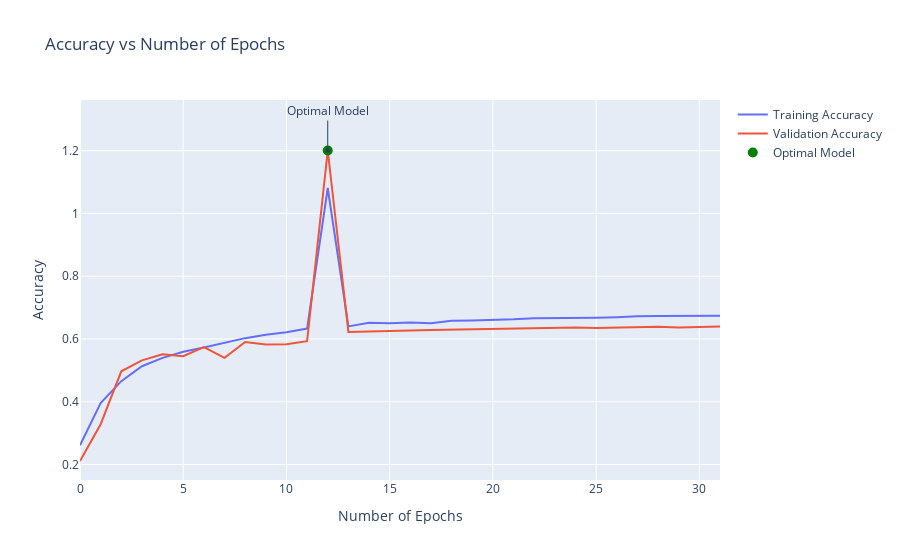

The notebook cell this image was saved under:
### Code cell
import plotly.graph_objects as go

best_epoch = len(history)
if earlyStoppingCallback.stopped_epoch != None:
    best_epoch = earlyStoppingCallback.stopped_epoch + 1
history.loc[best_epoch] = [history.loc[best_epoch-1, 'accuracy'], 
                           history.loc[best_epoch-1, 'loss'], 
                           history.loc[best_epoch-1, 'val_accuracy'], 
                           history.loc[best_epoch-1, 'val_loss']]

fig = go.Figure()

fig.add_trace(go.Scatter(x=history.index, y=history['accuracy'], mode='lines', name='Training Accuracy'))
fig.add_trace(go.Scatter(x=history.index, y=history['val_accuracy'], mode='lines', name='Validation Accuracy'))

# Menambahkan bullet point pada titik optimal
fig.add_trace(go.Scatter(x=[best_epoch], y=[history.loc[best_epoch, 'val_accuracy']], mode='markers', name='Optimal Model',
                         marker=dict(color='green', size=10, symbol='circle')))

fig.update_xaxes(title="Number of Epochs")
fig.update_yaxes(title="Accuracy")
fig.update_layout(showlegend=True,
                  title='Accuracy vs Number of Epochs',
                  xaxis_title='Number of Epochs',
                  yaxis_title='Accuracy',
                  annotations=[
                      dict(
                          x=best_epoch,
                          y=history.loc[best_epoch, 'val_accuracy'],
                          xref="x",
                          yref="y",
                          text="Optimal Model",
                          showarrow=True,
                          arrowhead=7,
                          ax=0,
                          ay=-40
                      )
                  ]
)

fig.show()

### Figure 1 — Plotly figure (JSON) as saved in the notebook; plotly's stock layout.template omitted (floating-point values rounded to 4 significant figures)
{"data": [{"mode": "lines", "name": "Training Accuracy", "type": "scatter", "x": [0, 1, 2, 3, 4, 5, 6, 7, 8, 9, 10, 11, 12, 13, 14, 15, 16, 17, 18, 19, 20, 21, 22, 23, 24, 25, 26, 27, 28, 29, 30, 31], "y": [0.2615, 0.3958, 0.4654, 0.513, 0.5397, 0.5591, 0.573, 0.5879, 0.6026, 0.6135, 0.6216, 0.633, 1.081, 0.6401, 0.6513, 0.6498, 0.6525, 0.6502, 0.658, 0.6587, 0.6595, 0.6625, 0.6662, 0.6659, 0.6656, 0.6677, 0.6693, 0.6724, 0.6729, 0.673, 0.6749, 0.6737]}, {"mode": "lines", "name": "Validation Accuracy", "type": "scatter", "x": [0, 1, 2, 3, 4, 5, 6, 7, 8, 9, 10, 11, 12, 13, 14, 15, 16, 17, 18, 19, 20, 21, 22, 23, 24, 25, 26, 27, 28, 29, 30, 31], "y": [0.2111, 0.3283, 0.497, 0.5318, 0.5513, 0.5449, 0.5743, 0.5396, 0.5905, 0.582, 0.5828, 0.5929, 1.2, 0.6224, 0.6241, 0.6265, 0.6272, 0.6283, 0.6295, 0.6311, 0.6316, 0.6328, 0.6337, 0.6356, 0.6366, 0.6351, 0.6361, 0.6356, 0.6387, 0.6368, 0.6393, 0.6396]}, {"marker": {"color": "green", "size": 10, "symbol": "circle"}, "mode": "markers", "name": "Optimal Model", "type": "scatter", "x": [12], "y": [1.2]}], "layout": {"annotations": [{"arrowhead": 7, "ax": 0, "ay": -40, "showarrow": true, "text": "Optimal Model", "x": 12, "xref": "x", "y": 1.2, "yref": "y"}], "showlegend": true, "title": {"text": "Accuracy vs Number of Epochs"}, "xaxis": {"title": {"text": "Number of Epochs"}}, "yaxis": {"title": {"text": "Accuracy"}}}}
